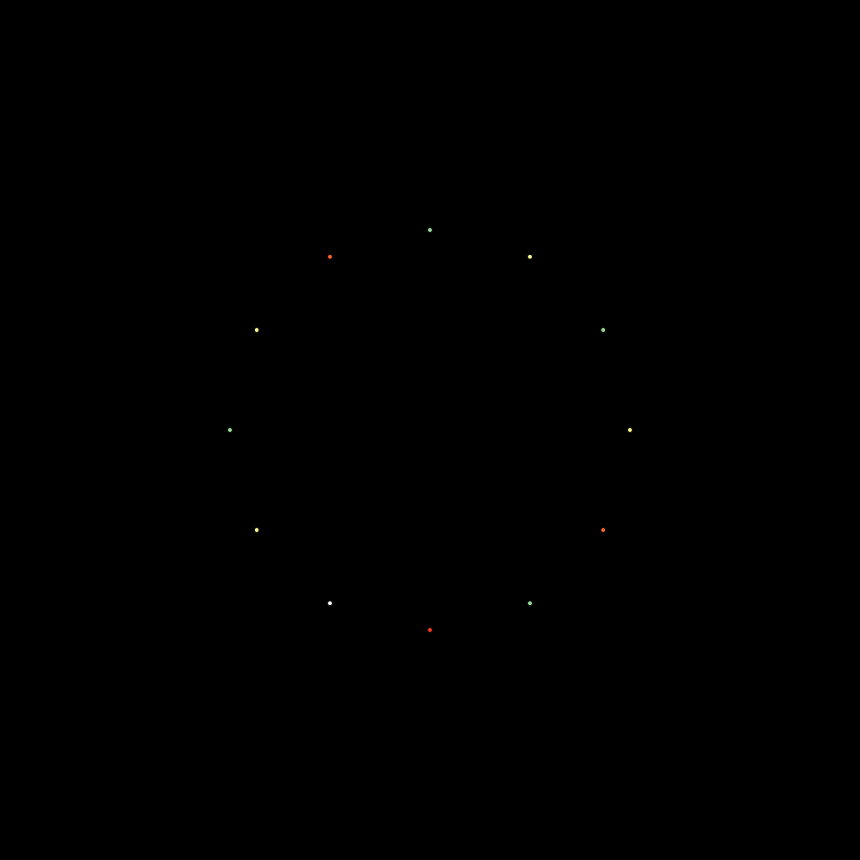
Frame 1 (no input)
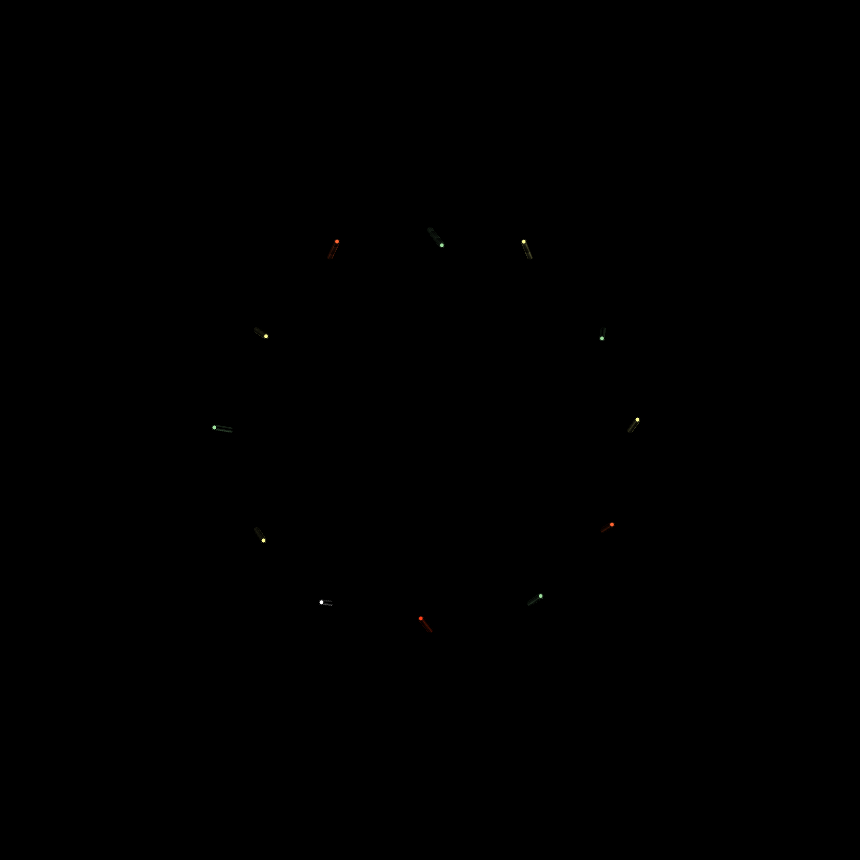
Frame 60 (no input)
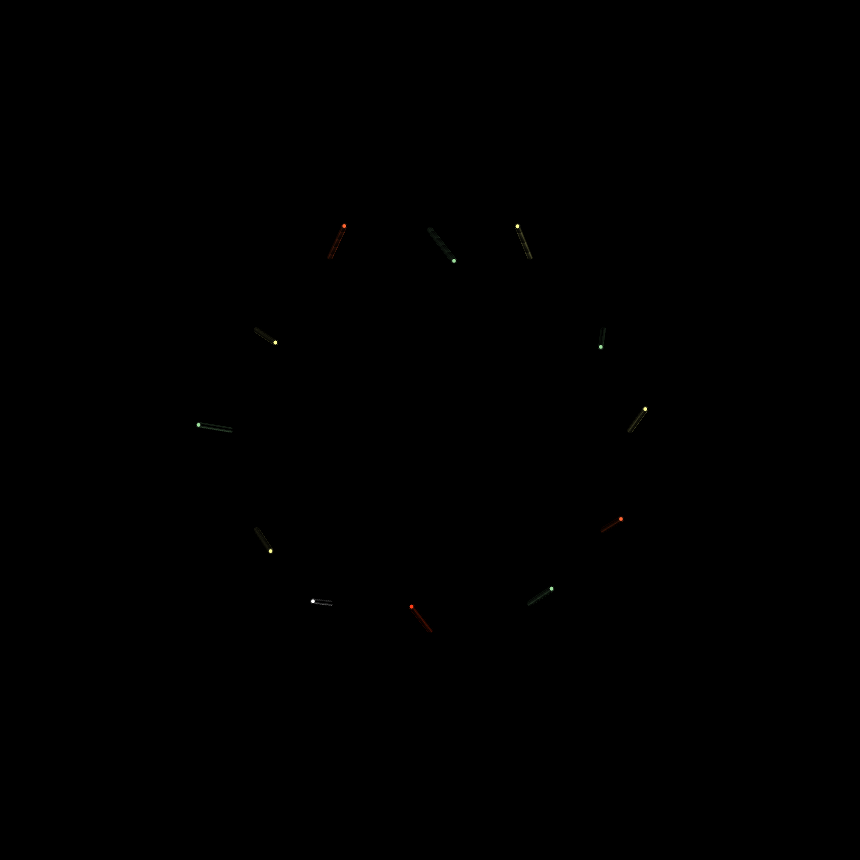
Frame 120 (the mouse pressed at the canvas centre since frame 60)

The p5.js sketch that drew these frames (run headless with seeded random() and noise() and a simulated clock; from frame 60 on, the mouse is pressed at the canvas centre):

// p5.js sketch
// ── sketch.js
// Daily Sketch by Ram Narasimhan, 2021-02-28

//Basic Idea: n Points, emanate from a circle (equidistant)
// The bounce up and down between two other cirlces, with velocities
// If any 2 points are withing 'striking distance' they link up wiht a line of color and alpha,
// based on points i and j

let palette = [
  //  "#000000",  //# black
  //  "#9B870C", //Khaki
  //  "#36225E",  //# dark blue
  //  "#2ec4b6",  //# teal
  //  "#930096", //purple
  "#FDFD97",
  "#FF6633",
  "#9EE09E",
  "#FE4019",  //# orange
  //  "#FF5FB9",  //# pink
  //  "#e71d36",  //# red
  //  "#0B85CF",  //# light blue
  "#ffffff",  //# white
  //  "#FF5FB9",  //# pink
  //  "#e71d36",  //# red
  "#FDFD97",
  "#9EE09E",
  "#FDFD97",
  "#FF6633",
  "#9EE09E",
  "#FDFD97",
  "#9EE09E",
  "#FDFD97",
  "#FF6633",
  "#9EE09E",
];


let numPts = 12;
let r = 200
let rmin = r - 50;
let rmax = r + 50;

let pts = [];
let velocityScale = 0.3;
let origin;

function setup() {
  createCanvas(860, 860);
  background("#000000");

  let angleStep = TWO_PI / numPts;
  origin = createVector(width / 2, height / 2);

  stroke(0);
  for (i = 0; i < numPts; i++) {
    theta = i * angleStep;
    x = r * cos(theta) + width / 2;
    y = r * sin(theta) + height / 2;
    p = createVector(x, y);
    ellipse(x, y, 3, 3)
    vx = random(-1, 1) * velocityScale;
    vy = random(-1, 1) * velocityScale;
    p.velocity = createVector(vx, vy);
    pts.push(p)
  }

  // console.log('done');
  // for (p of pts) {
  //   print(p.x, p.y);
  // }


}

function overMax(x, y) {
  if (dist(x, y, width / 2, height / 2) >= rmax) {
    return (1);
  }
  return (0);
}

function draw() {

  for (const [index, p] of pts.entries()) {
    fill(palette[index])
    ellipse(p.x, p.y, 5, 5)
    p.add(p.velocity)

    if (overMax(p.x, p.y)) { // collision detected...
      let baseDelta = p5.Vector.sub(p, origin); // p is rmax circle boundary at the moment of collision
      baseDelta.normalize();
      let normal = createVector(-baseDelta.y, baseDelta.x); // vec normal to the rmax circle

      incidence = p.velocity.normalize(); // this is how the point is approaching
      let dot = incidence.dot(normal);

      // https://p5js.org/examples/motion-non-orthogonal-reflection.html
      //calculate reflection vector
      //assign reflection vector to direction vector
      p.velocity.set(
        2 * normal.x * dot - incidence.x,
        2 * normal.y * dot - incidence.y,
        0
      );

    }
  }
  //console.log(p.x, p.y)
}
